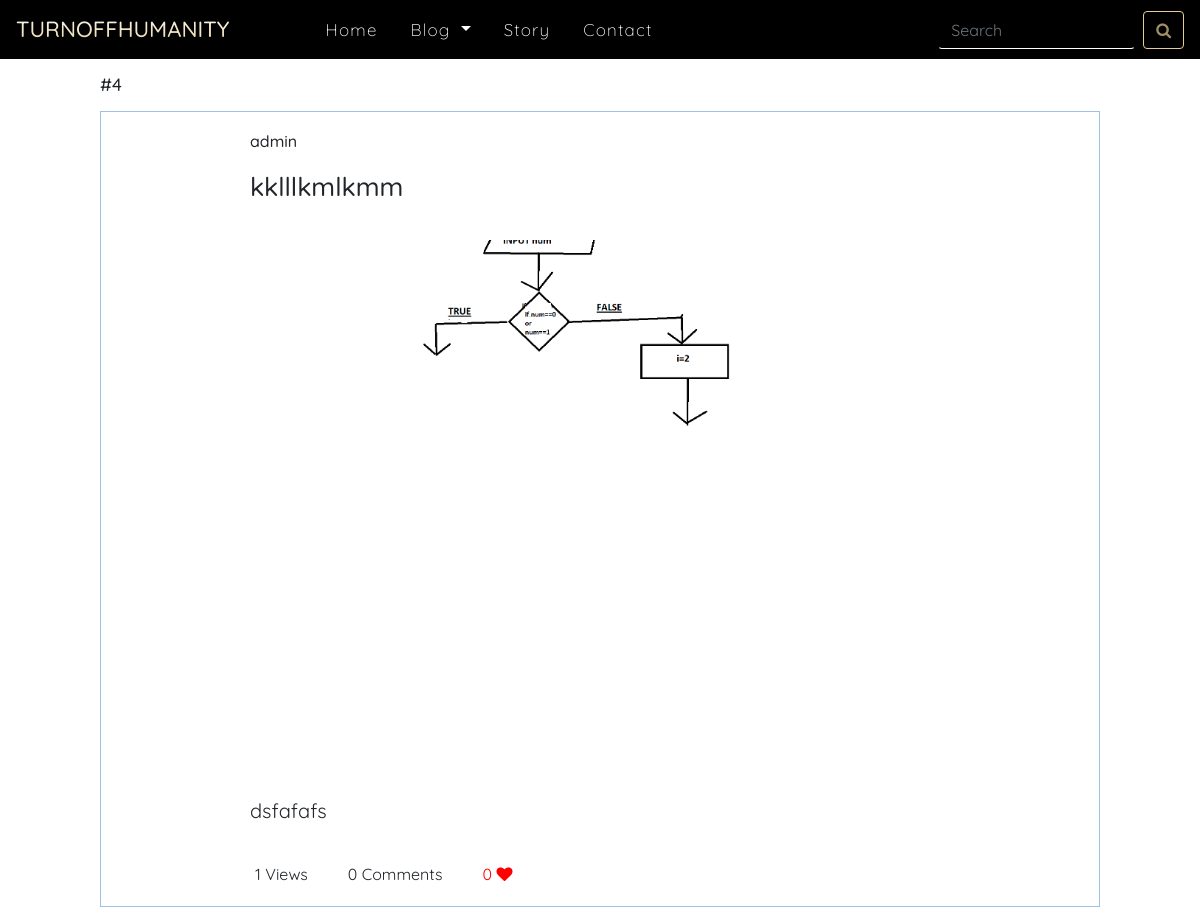
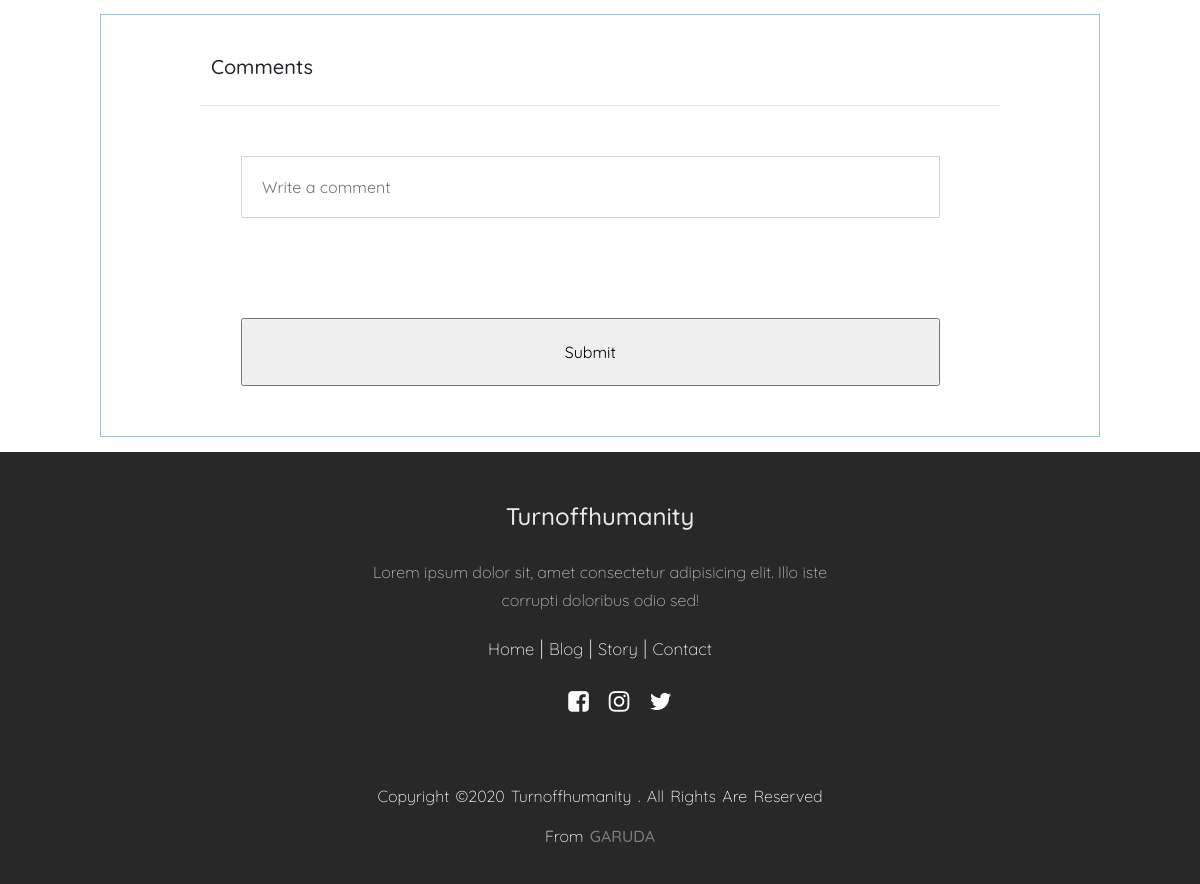
The page /posts/kklllkmlkmm (signed in) on the database its author committed (2 pictures, top to bottom).
### blogapp/models.py (models this page shows, shortened)
class Post(models.Model):
    Author=models.ForeignKey(User,on_delete=models.CASCADE)
    Title=models.TextField()
    TitleSlug=models.SlugField(blank=True,null=True)
    OverView=models.TextField()
    Thumbnail=models.ImageField(upload_to='thumbnails/')
    Content=RichTextUploadingField()
    Category=models.ManyToManyField(Category)
    DateAdded=models.DateField(auto_now_add=True)
    Views=models.PositiveIntegerField(default=0)
    CommentCount=models.PositiveIntegerField(default=0)
    Likes=models.PositiveIntegerField(default=0)
    class Meta:
        ordering=['-DateAdded']
    def save(self,*args,**kwargs):
        self.TitleSlug=slugify(self.Title)
        super(Post,self).save(*args,**kwargs)

### blogapp/views.py (the view)
# urls.py: path('posts/<str:slug>',blogViewPage,name='posts'),
def blogViewPage(request,slug):
    if not request.session.exists(request.session.session_key):
        request.session.create()
    posts=Post.objects.filter(TitleSlug=slug)
    if len(posts)>0:
        post=posts[0]
        views=ViewsModel.objects.filter(User=request.session.session_key)
        if len(views)>0:
            for view in views:
                if view.Post==post:
                    break
            else:
                post.Views=post.Views+1
                post.save(update_fields=['Views'])
                NewViewObject=ViewsModel(User=request.session.session_key,Post=post)
                NewViewObject.save()
        else:
            post.Views=post.Views+1
            post.save(update_fields=['Views'])
            NewViewObject=ViewsModel(User=request.session.session_key,Post=post)
            NewViewObject.save()
        comments=Comment.objects.filter(Post=post)
        categories=Category.objects.all()
        return render(request,'content.html',{'post':post,'comments':comments,'categories':categories})
    else:
        return HttpResponse('''
        <h1>Error 404 </h1>
        <h6>Page not Found!</h6>
        ''')

### blogapp/models.py (called while the page is built)
    def __str__(self):
        return self.Name

### templates/content.html (shortened to what this page needs)
{% load static %}
{% load social_share %}
<!DOCTYPE html>
<html>
    <head>
        <head lang="en">
            <link rel="stylesheet" href="https://cdnjs.cloudflare.com/ajax/libs/font-awesome/4.7.0/css/font-awesome.min.css">
            <link rel = "stylesheet" href ="{% static 'styles/content.css' %}">
            <link rel = "stylesheet" href ="{% static 'styles/navfoot.css' %}">
            <link rel="stylesheet" href="https://maxcdn.bootstrapcdn.com/bootstrap/4.5.2/css/bootstrap.min.css">
            <link rel="stylesheet" href="https://cdnjs.cloudflare.com/ajax/libs/font-awesome/4.7.0/css/font-awesome.min.css">
        </head>
    <body>
        <nav class="navbar navbar-expand-lg navbar-light" id="navbarmain">
            <div class="collapse navbar-collapse" id="navbarTogglerDemo01">
              <a class="navbar-brand" href="/" id="navtitle">TURNOFFHUMANITY</a>
              <ul class="navbar-nav mr-auto mt-2 mt-lg-0">
                <li class="nav-item ">
                  <a class="nav-link" href="/" id="navitems1">Home </a>
                </li>
                <li class="nav-item dropdown">
                  <a class="nav-link dropdown-toggle" href="#" id="navitems" role="button" data-toggle="dropdown" aria-haspopup="true" aria-expanded="false">
                      Blog
                  </a>
              </li>
                <li class="nav-item">
                    <a class="nav-link" href="/#story" id="navitems">Story</a>
                  </li>
                  <li class="nav-item">
                    <a class="nav-link" href="/#contact" id="navitems">Contact</a>
                  </li>
              </ul>
              <form class="form-inline my-2 my-lg-0" id="searchtextbox" method="GET" action="/search">
                <input class="form-control mr-sm-2" type="search" placeholder="Search" aria-label="Search" name="search" id="searchtextfield">
                <button class="btn btn-outline-success my-2 my-sm-0" type="submit" id="searchbtn"><i class="fa fa-search" id="searchicon"></i></button>
              </form>
            </div>
          </nav>
        <div class="wrapper">
            <h5 id="all-posts">#{{post.id}} {% post_to_linkedin request.get_absolute_uri "share ot whatsapp!" %}</h5>
            <div class="blog">
                <div class="wrapper-blog">
                     <div class="blog-header">
                        <h5>{{post.Author}} </h5>
                     </div>
                     <div class="blog-title">
                       <h3>{{post.Title}}</h3>
                     </div>
                    <div class="blog-body">
                        <div class="wrapper-img">
                            <img src="{{post.Thumbnail.url}}">
                        </div>
                        <div class="blog-body-text">
                            <p>{{post.Content | safe}}
                            </p>
                        </div>
                        <div class="blog-likes">
                            <div class="row">
                                <span>{{post.Views}} Views</span>
                                <span>{{post.CommentCount}} Comments</span>
                                <span><a href="/like/{{post.TitleSlug}}" >{{post.Likes}} <i class="fa fa-heart"></i></a></span>
                            </div>
                        </div>
                    </div>
                </div>
            </div>
            <div class="blog-comment">
                <h2>Comments</h2>
                <hr>
                <div class="comment-box">
                    <form method="POST" action="/comment/{{post.TitleSlug}}">
                    <input type="text" class="form-control" style="border-radius: 1px;" id="comment" name="comment" placeholder="Write a comment" />
                    <input type="submit"  >
                </form>
                </div>
        </div>
        </div>
        <footer style="width: 100%;">
            <div class="downfoot"  id="contact" style="width: 100%;">
                <div class="footer-content" id="footercontent" style="width: 100%;">
                    <h3>Turnoffhumanity</h3>
                    <p id="footerbrief">Lorem ipsum dolor sit, amet consectetur adipisicing elit. Illo iste corrupti doloribus odio sed!</p>
                    <p>
                        <span><a href="index.html" id="footerlinks">Home</a></span>
                        <span>|</span>
                        <span><a href="blog.html" id="footerlinks">Blog</a></span>
                        <span>|</span>
                        <span><a href="index.html#story" id="footerlinks">Story</a></span>
                        <span>|</span>
                        <span><a href="#contact" id="footerlinks">Contact</a></span>
                    </p>
                    <ul class="socials">
                        <li><a href="#"><i class="fa fa-facebook-square" style="font-size: 1.5rem;"></i>  </a></li>
                        <li><a href="#"><i class="fa fa-instagram" style="font-size: 1.5rem;"></i></a></li>
                        <li><a href="#"><i class="fa fa-twitter" style="font-size: 1.5rem;"></i></a></li>
                    </ul>
                </div>
                <div class="footer-bottom" id="footerbottom" style="width: 100%;">
                    <p>copyright &copy;2020  Turnoffhumanity . All rights are reserved</p>
                    <p>From <a href="https://garudatechnology.in/" target="_blank" rel="noopener noreferrer" style="color: white; font-weight: 500;">Garuda</a></p>
                </div>
                </div>
           </footer>
    </body>
</html>

### static/styles/content.css (style rules this page uses)
* { font-family: 'Quicksand',sans-serif; }
.wrapper { margin: 0 auto; width: 1000px; }
#all-posts { font-size: 18px; margin-top: 15px; }
.blog { margin-top: 15px ; border: 0.5px solid #A2BFEA; }
.wrapper-blog { margin: 0 auto; width: 700px; }
.blog-header h5 { font-size: 16px; margin-top: 20px; }
.blog-title h3 { font-size: 26px ; margin-top: 20px; }
.wrapper-img img { margin: 0 auto; width: 700px; height: 500px; margin-top: 30px; margin-bottom: 40px ; object-fit: cover; }
.blog-body-text p { font-size: 20px; }
.blog-likes .row span { padding: 20px; }
.blog-likes .row span a { color: red; text-decoration: none; }
.blog-comment { margin-top: 15px ; margin-bottom: 15px ; border: 0.5px solid #A2BFEA; }
.blog-comment h2 { padding-left: 110px; font-size: 20px; padding-top: 40px; padding-bottom: 10px; }
.blog-comment hr { width: 80%; }
.comment-box input { margin-top: 50px; margin-left: 140px; margin-bottom:50px; height: 1%; padding: 20px; width:70% }

### static/styles/navfoot.css (style rules this page uses)
body { font-family: 'Quicksand', sans-serif; }
#navbarmain { background-color: #000; }
#navitems , #navtitle , #navitems1 { color: white; }
#navtitle, #navtitletoggle { font-size: 22px; font-weight: 500; background-color: #e6ce92; background-image: linear-gradient(180deg, white,#e6ce92); background-size: 100%; -webkit-background-clip: text; -moz-background-clip: text; -webkit-text-fill-color: transparent; -moz-text-fill-color: transparent; }
#navitems { padding-left: 25px; }
#navitems1 { padding-left: 80px; }
#navitems1,#navitems { font-size: 17px; font-weight: 300; letter-spacing: 1.2px; }
#searchtextfield { background-color: transparent; border-bottom-color: white; border-top-color: transparent; border-left-color: transparent; border-right-color: transparent; color: white; }
#searchbtn { border-color: #e6ce92; }
#searchicon { color: #e6ce92 ; opacity: 0.7; }
.downfoot { clear: both; bottom: 0; left: 0; right: 0; opacity: 0.9; background: #111; height: auto; width: 100vw; padding-top: 40px; color: #fff; font-family: questrial, sans-serif; font-weight: 100; }
.footer-content { display: flex; align-items: center; justify-content: center; flex-direction: column; text-align: center; }
.footer-content h3 { font-size: 24px; text-transform: capitalize; line-height: 3rem; opacity: 0.9; }
.footer-content p { max-width: 500px; margin: 10px auto; line-height: 28px; font-size: 20px; }
.socials { list-style: none; display: flex; align-items: center; justify-content: center; margin: 1rem 0 3rem 0; }
.socials li { margin: 0 10px; }
.socials a { text-decoration: none; color: #fff; }
.socials a i { font-size: 1.1rem; transition: color .4s ease; }
.footer-bottom { background: #111; width: 100vw; padding: 20px 0; text-align: center; }
.footer-bottom p { font-size: 16px; word-spacing: 2px; text-transform: capitalize; }
.footer-bottom a { text-transform: uppercase; opacity: .4; font-weight: 200; }
#footerlinks { color: whitesmoke; font-size: smaller; }
#footerbrief { color: white; opacity: 0.7; font-size: unset; }

### rows shown on the page
Post: id "4", Author "admin", Title "kklllkmlkmm", Thumbnail (picture), Content "dsfafafs", Views "1", CommentCount "0", Likes "0"
